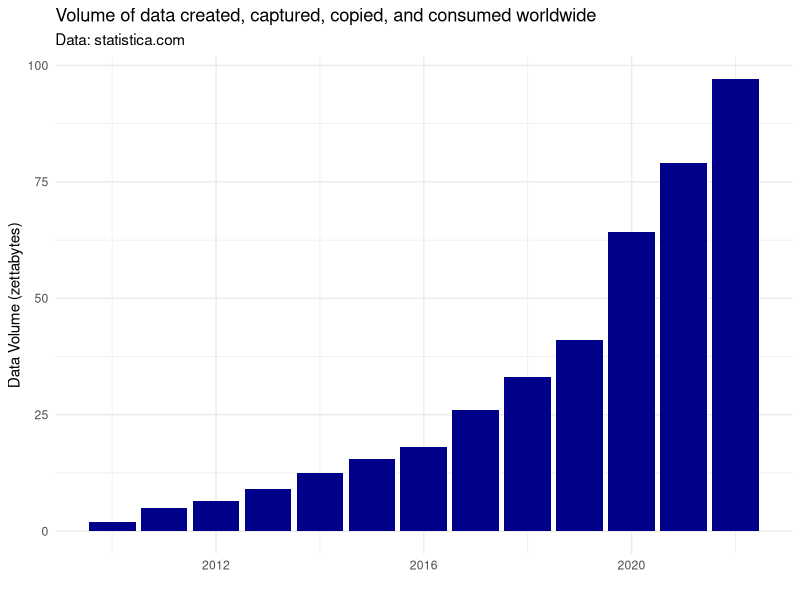
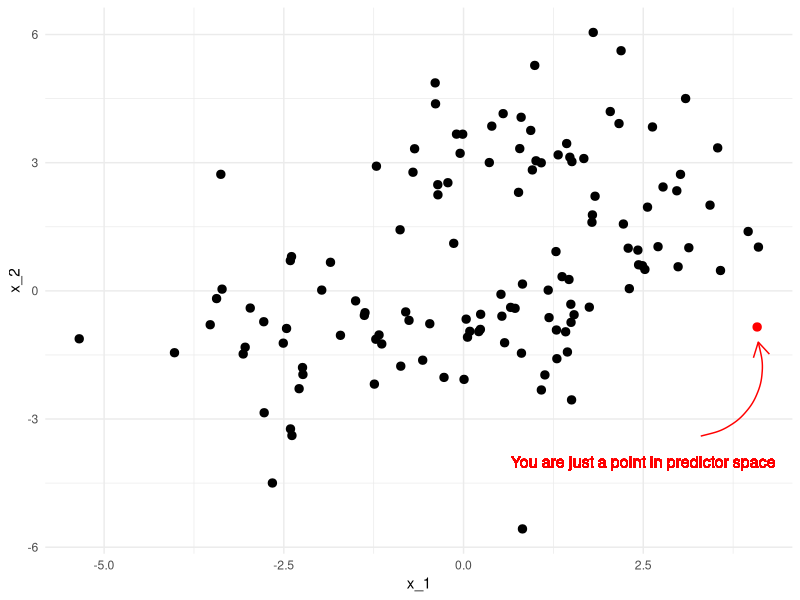
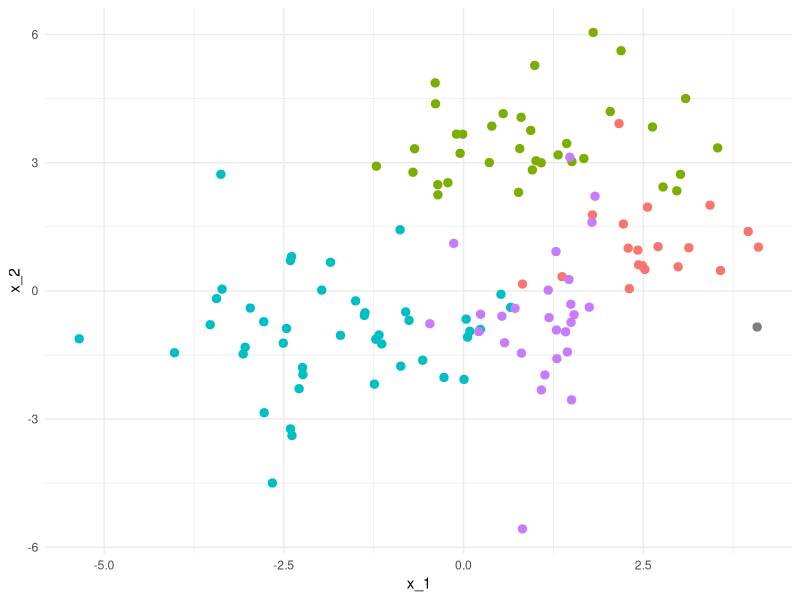
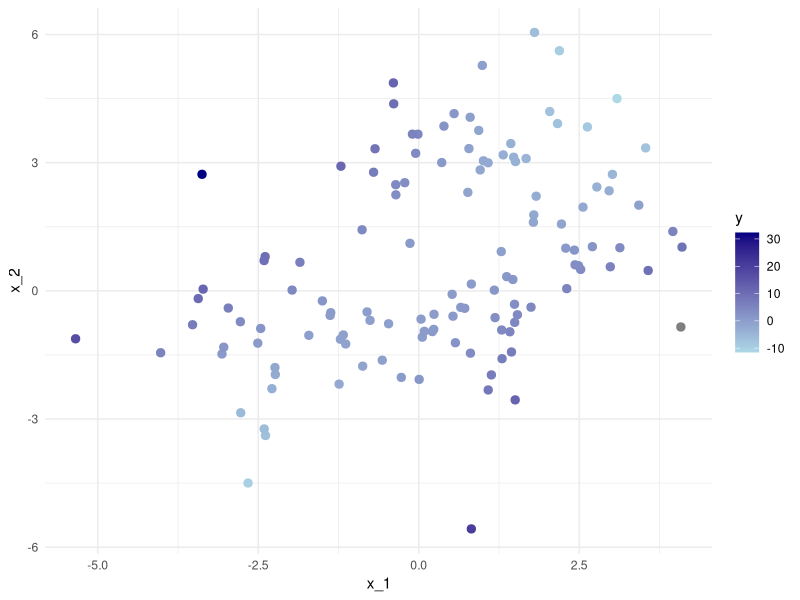

The R script that drew these images, in order:
## ---- chunk 1
library(tidyverse)
# data in zettabytes 
# source 

title_string <- "Volume of data created, captured, copied, and consumed worldwide"
subtitle_string <- "Data: statistica.com"
data_use <- data.frame(
  year = 2010:2022,
  data_volume = c(2, 5, 6.5, 9, 12.5, 15.5, 18, 26, 33, 41, 64.2, 79, 97)
)

data_use %>% 
  ggplot(mapping = aes(x = year, y = data_volume)) +
  geom_col(fill = "darkblue") + 
  theme_minimal() +
  xlab("") + 
  ylab("Data Volume (zettabytes)") + 
  ggtitle(label = title_string , subtitle =  subtitle_string) 
## ---- chunk 2
set.seed(1234)
group_means <- list(
  c( 3, 1.5),
  c( 1, 3.5), 
  c(-2, -1), 
  c( 1, -1)
)

group_vs <- list(
  diag(c(1,1)), 
  diag(c(1.5,1)), 
  diag(c(1.5,1.5)), 
  diag(c(0.5, 2))
)

group_id = c(rep(1, 20), rep(2, 35), rep(3, 44), rep(4, 27))
group_mean = map(.x = group_id, .f = function(x){group_means[[x]]})
group_v    = map(.x = group_id, .f = function(x){group_vs[[x]]})
observations <- pmap(
  .l = list(
    mu = group_mean,
    V = group_v, 
    n = 1), 
  .f = mgcv::rmvn
  )

observations <- do.call(rbind, observations)

data <- tibble(
  group_id, 
  group_mean, 
  group_v, 
  x_1 = observations[,1], 
  x_2 = observations[,2], 
  y = x_1^2 + 1/3 * x_2^2 - 2 * x_1 * x_2,
  is_you = c(rep(FALSE,1), TRUE, rep(FALSE, 124))
)

data$y[2] <- NA 
data$group_id[2] <- NA
## ---- chunk 3
arrow_df_1 <- data.frame(x1 = 3.3, x2 = 4.1, y1 = -3.4, y2 = -1.2)

ggplot(data = data, mapping = aes(x = x_1, y = x_2)) + 
  geom_point(aes(col = is_you), size = 2.5) + 
  scale_color_manual(values = c("FALSE" = "black", "TRUE" = "red")) +
  geom_curve(aes(x = x1, y = y1, xend = x2, yend = y2),
             data = arrow_df_1,
             arrow = arrow(length = unit(0.03, "npc")),
             col = "red") +
  geom_text(
    aes(label = "You are just a point in predictor space",
                x = 2.5,
                y = -4),
            size = 4, 
    col = "red") +
  theme_minimal() + 
  theme(legend.position = "none")
## ---- chunk 4
ggplot(data = data, mapping = aes(x = x_1, y = x_2)) + 
  geom_point(aes(col = as.factor(group_id)), size = 2.5) + 
  theme_minimal() + 
  theme(legend.position = "none")
## ---- chunk 5
ggplot(data = data, mapping = aes(x = x_1, y = x_2)) + 
  geom_point(aes(col = y), size = 2.5) + 
    scale_color_gradient(low = 'lightblue', high = 'navy') +
  theme_minimal()
